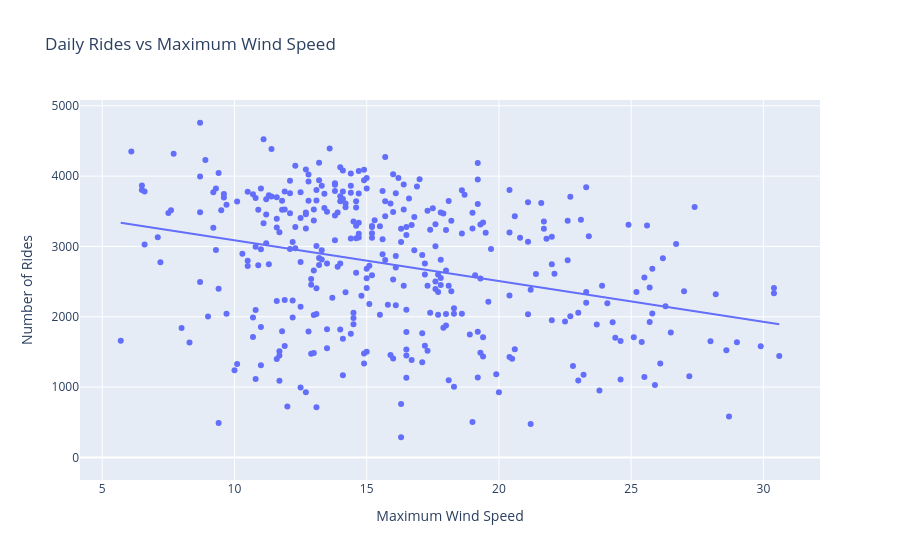

Write notebook code for a chart like this one.
### Markdown cell above
#### Rides and Wind Speed

### Code cell
fig = px.scatter(
    bike_weather_daily,
    x="wind_speed_10m_max",
    y="number_of_rides",
    trendline="ols",
    title="Daily Rides vs Maximum Wind Speed"
)

fig.update_layout(
    xaxis_title="Maximum Wind Speed",
    yaxis_title="Number of Rides"
)

fig.show()

### Figure 1 — Plotly figure (JSON) as saved in the notebook; plotly's stock layout.template omitted (floating-point values rounded to 4 significant figures; data arrays with more than 128 entries replaced by an {"elided": "..."} marker saying what was removed)
{"data": [{"hovertemplate": "wind_speed_10m_max=%{x}<br>number_of_rides=%{y}<extra></extra>", "legendgroup": "", "marker": {"color": "#636efa", "symbol": "circle"}, "mode": "markers", "name": "", "orientation": "v", "showlegend": false, "type": "scatter", "x": {"elided": "366 float values"}, "xaxis": "x", "y": {"elided": "366 int values"}, "yaxis": "y"}, {"hovertemplate": "<b>OLS trendline</b><br>number_of_rides = -57.9556 * wind_speed_10m_max + 3668.02<br>R<sup>2</sup>=0.095960<br><br>wind_speed_10m_max=%{x}<br>number_of_rides=%{y} <b>(trend)</b><extra></extra>", "legendgroup": "", "marker": {"color": "#636efa", "symbol": "circle"}, "mode": "lines", "name": "", "showlegend": false, "type": "scatter", "x": {"elided": "365 float values"}, "xaxis": "x", "y": {"elided": "365 float values"}, "yaxis": "y"}], "layout": {"legend": {"tracegroupgap": 0}, "title": {"text": "Daily Rides vs Maximum Wind Speed"}, "xaxis": {"anchor": "y", "domain": [0, 1], "title": {"text": "Maximum Wind Speed"}}, "yaxis": {"anchor": "x", "domain": [0, 1], "title": {"text": "Number of Rides"}}}}
